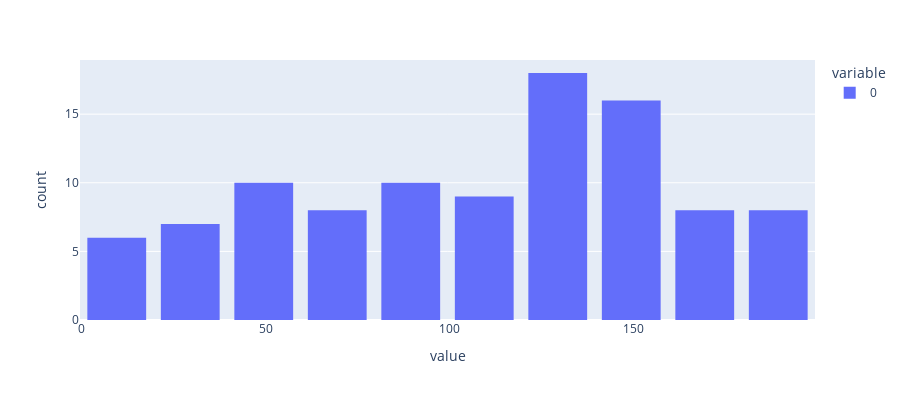

Source (notebook cell):
### Code cell
fig = px.histogram(env_tasks, height=400)
fig.update_layout(bargap=0.2)
fig.show()

### Figure 1 — Plotly figure (JSON) as saved in the notebook; plotly's stock layout.template omitted (floating-point values rounded to 4 significant figures)
{"data": [{"alignmentgroup": "True", "bingroup": "x", "hovertemplate": "variable=0<br>value=%{x}<br>count=%{y}<extra></extra>", "legendgroup": "0", "marker": {"color": "#636efa", "pattern": {"shape": ""}}, "name": "0", "offsetgroup": "0", "orientation": "v", "showlegend": true, "type": "histogram", "x": [21, 133, 72, 128, 72, 81, 103, 84, 23, 140, 71, 129, 17, 128, 72, 171, 118, 139, 179, 142, 94, 69, 183, 58, 152, 124, 122, 84, 102, 159, 130, 194, 130, 164, 123, 64, 148, 110, 83, 186, 106, 55, 147, 121, 137, 122, 84, 119, 140, 34, 98, 42, 182, 91, 178, 130, 53, 44, 36, 18, 197, 142, 196, 31, 8, 24, 107, 99, 122, 70, 124, 179, 142, 153, 152, 124, 40, 157, 158, 44, 34, 98, 42, 182, 160, 189, 55, 147, 2, 147, 121, 18, 49, 114, 71, 172, 173, 117, 11, 153], "xaxis": "x", "yaxis": "y"}], "layout": {"bargap": 0.2, "barmode": "relative", "height": 400, "legend": {"title": {"text": "variable"}, "tracegroupgap": 0}, "margin": {"t": 60}, "xaxis": {"anchor": "y", "domain": [0, 1], "title": {"text": "value"}}, "yaxis": {"anchor": "x", "domain": [0, 1], "title": {"text": "count"}}}}
